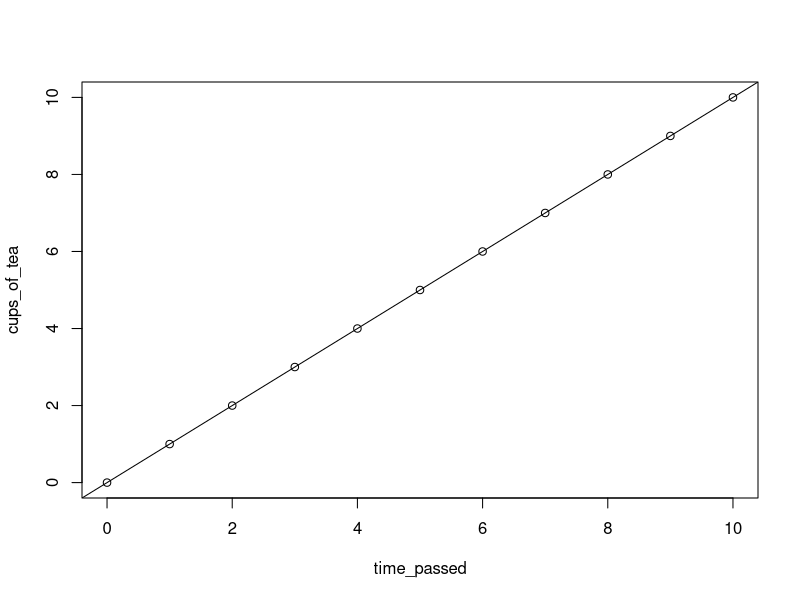
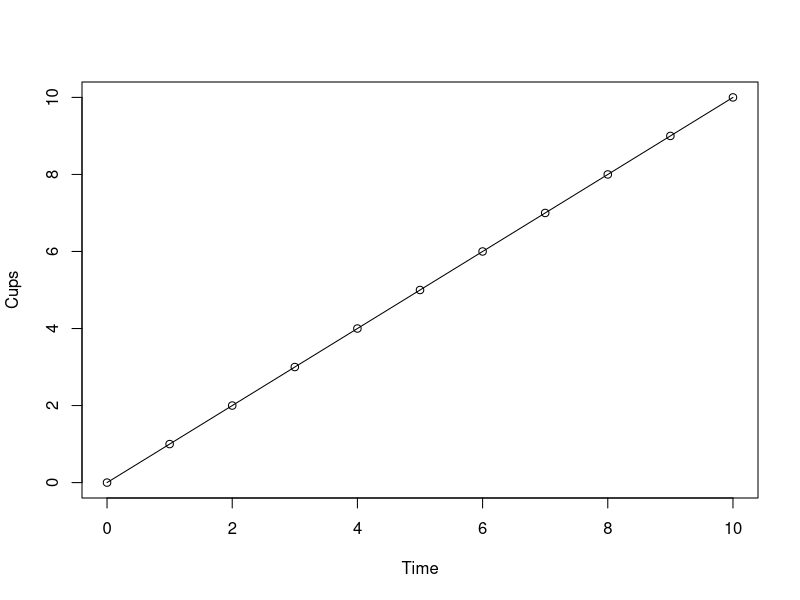
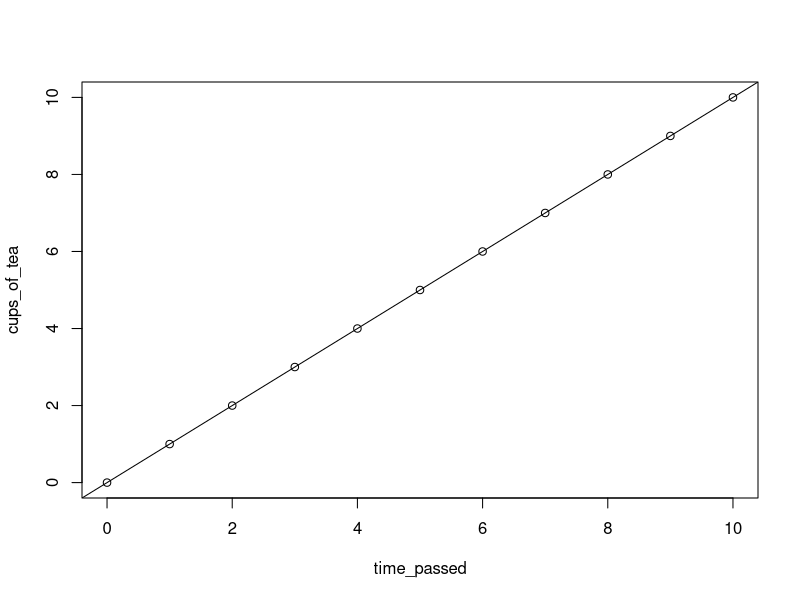
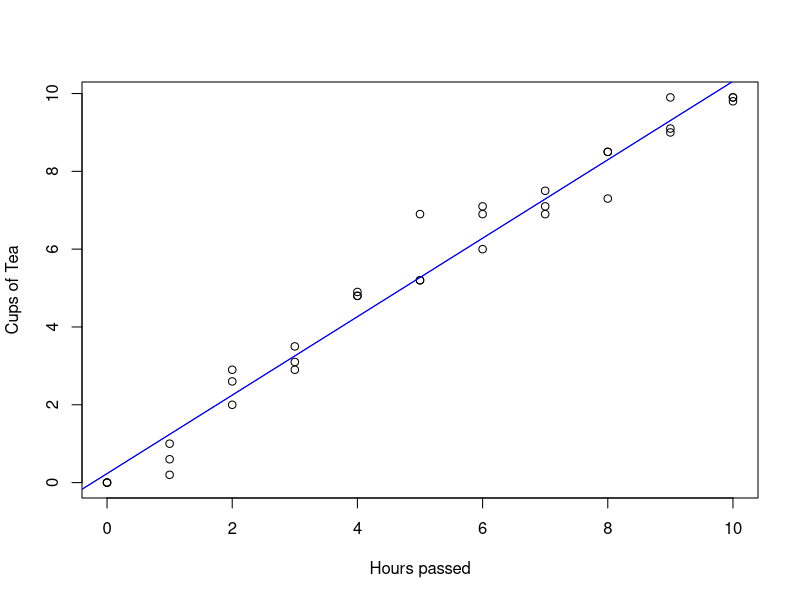
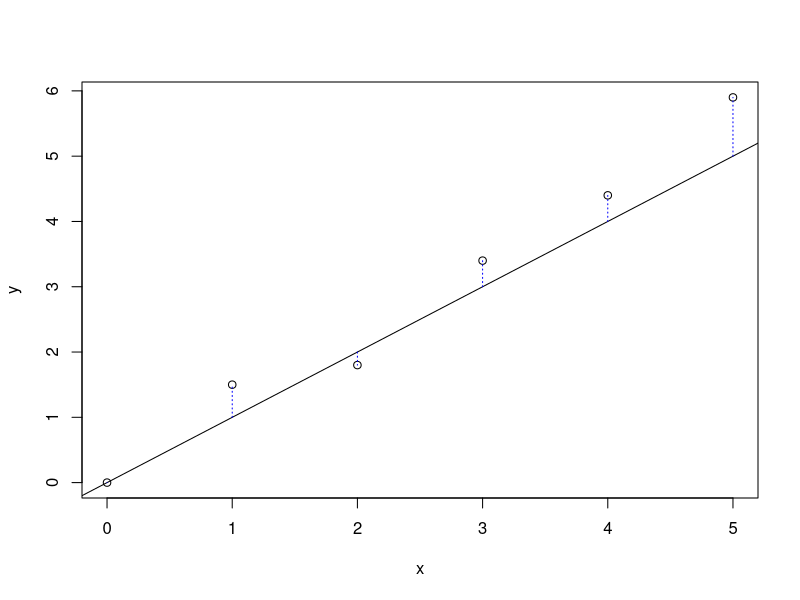
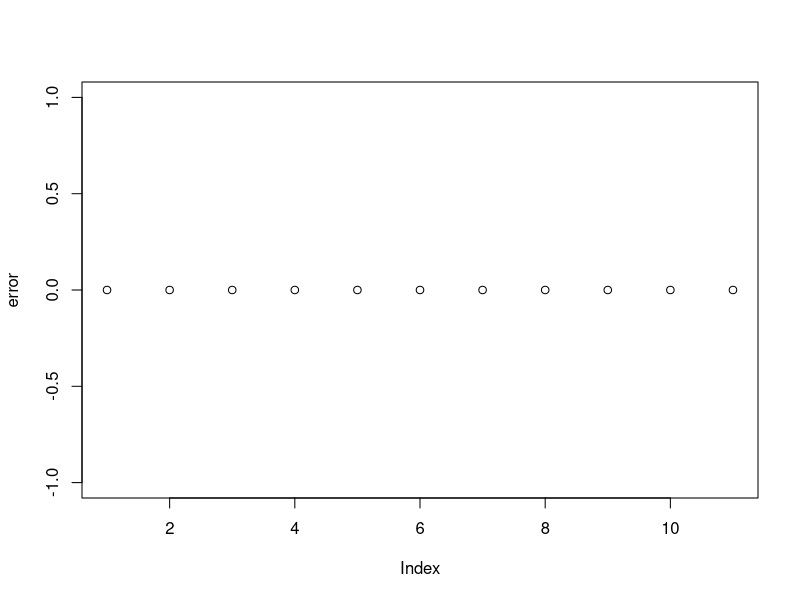
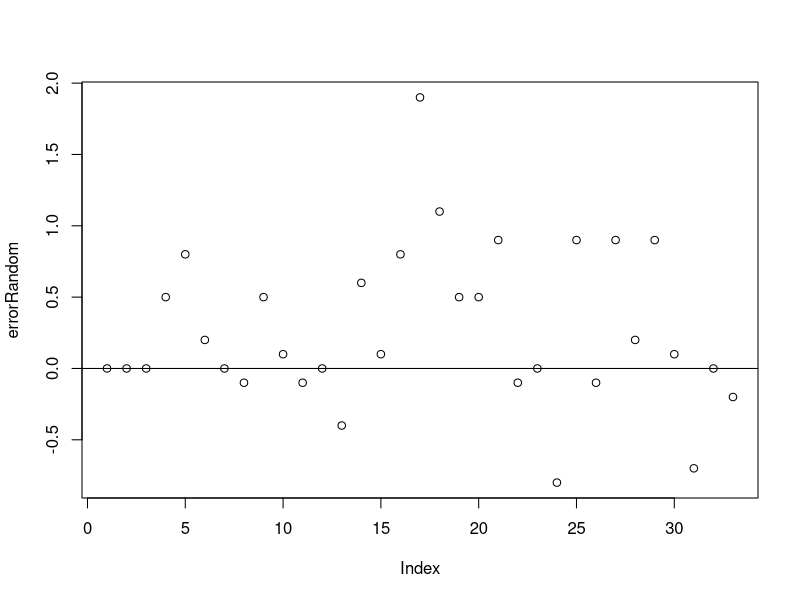
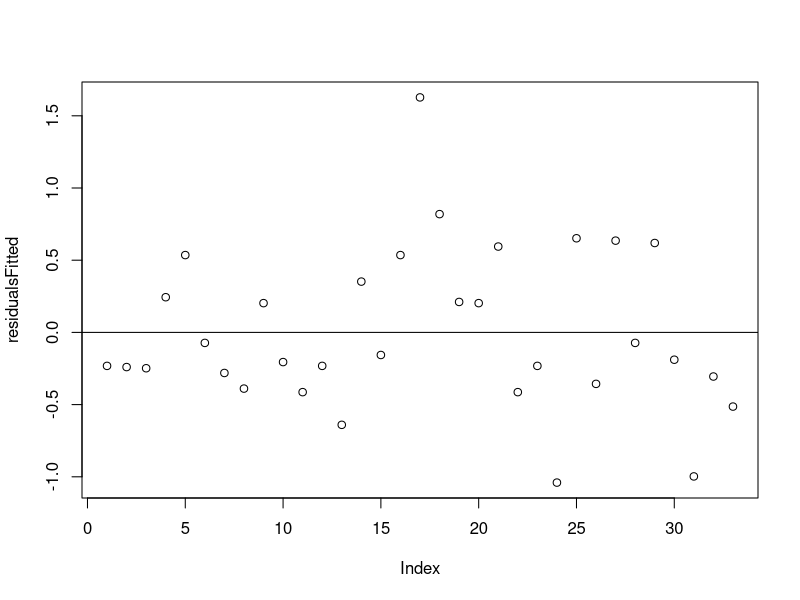

These figures' R source, in order:
  #############################################################
  ##---------------------------------------------------------##
  ##                Inferential statistics II -              ##
  ##         Linear regression via the linear least          ##
  ##                      square method                      ##
  ##                        R - Script                       ##
  ##            by Steffen Schwerdtfeger 05.2022             ##
  ##---------------------------------------------------------##
  #############################################################
  
  #######################################################################
  # 2.1 Linear functions - idealized linear relations between variables #
  #######################################################################
  
  ### Synthetic Data Set I - Tea/Time
  
  # Variables 
  
  # time_passed = indep. = y-axis 
  time_passed = c(0:10)    # 0:10 = 0 to 10 = c(1,2,3,4 … 10)
  
  # cups_of_tea = dep. = x-axis
  cups_of_tea = c(0:10)
  
  # Let us plot our data points 
  plot(x = time_passed, y = cups_of_tea)
  
  # Calculating the slope, directly via the objects of the variables
  # that we used above already. The [] are used to call a certain value of the 
  # vector, i.e., element 1 of an object is object[1] etc. If this is too 
  # abstract, check on the whole object again and play around a little by 
  # adding [] with and without values to the object.
  beta = (cups_of_tea[2]-cups_of_tea[1])/(time_passed[2]-time_passed[1]) 
  
  # Alternative via defining the points represented as 
  # vectors P = c(x,y), first.           # row x y
  P1 = c(time_passed[1],cups_of_tea[1])  # [1] 0 0
  P2 = c(time_passed[2],cups_of_tea[2])  # [1] 1 1
  
  # Note that here [] refers to the vector list element of P now, not the 
  # vector list of our data for x and y!
  beta = (P2[2]-P1[2])/(P2[1]-P1[1])  
  
  # We can add a line representing y = a + bx
  # to our plot. The line crosses the y-axis 
  # at 0 (a = 0), as we are starting with 
  # y = 0 at x = 0.
  # a(lpha) = 0, b(eta) = 1
  abline(a = 0, b = 1)
  
  # Define function f(x) = 0 + x * 1 = x.
  f = function(x)(x)
  
  plot(y = f(0:10), x = 0:10, type = "l", ylab = "Cups", xlab = "Time")
  points(0:10,0:10) # add data points to plot
  
  # Example parabola function:
  g = function(x)(x^2)
  g(2) # = 4
  
  # Using lm() to evaluate alpha (intercept) and beta of x.
  # Formula: lm(y~x), saying: a linear model of y (dep.) in 
  # conditional relation (~) to x (indep.).Note that ~ can 
  # also be read as proportional which we will get into in 
  # Inf. Stat. III:
  lm(cups_of_tea~time_passed)
  
  # The result in the console will look like this:
  # CONSOLE OUTPUT (DO NOT EXECUTE)
  
  # Call:
  # lm(formula = cups_of_tea ~ time_passed)
  
  # Coefficients:
  # (Intercept)  cups_of_tea  
  #  1.071e-15    1.000e+00 
  #       α		       β
  
  # Note that one can now also add the line to a plot of data points via:
  plot(x = time_passed, y = cups_of_tea) 
  abline(lm(cups_of_tea~time_passed)) # does not work with plot(f(0:10)...)
  
  
  #############################################################################
  # 2.2 Obtaining a linear model from non-idealized data sets using lm() only #
  #############################################################################
  
  ### Synthetic Data Set II -- Tea/Time
  
  # Cups of tea each h, from 0h:10h 
  # These are just random points I chose, this time slightly 
  # deviating from our linear sequence of 0:10, where the 
  # numerical gradient, difference between each step of time, 
  # was always 1 - linear by itself. The data will represent three
  # measurements of 0h to 10h each. No worries, you will soon 
  # get a proper overview over the data below:
  
  # Cups of Tea: 
  cups = c(0,  1, 2,   3.5, 4.8, 5.2, 6,   6.9, 8.5, 9.1, 9.9, # run 1
           0, .6, 2.6, 3.1, 4.8, 6.9, 7.1, 7.5, 8.5, 9.9, 9.9, #     2
           0, .2, 2.9, 2.9, 4.9, 5.2, 6.9, 7.1, 7.3, 9,   9.8) #     3
  # Time passed for each run of measurements (cups), abbreviated:
  time = c(0:10,0:10,0:10)
  
  # With the cbind(), i.e., the column bind function,
  # we can combine our two vectors, resulting in 
  # something more of a data table (class of
  # that object is actually a combination of a 
  # matrix and an array; see BEM R-Basic Tutorial).
  # We will then convert the result of cbind()
  # and turn it into an object of the class 
  # data frame. There are also other ways, such 
  # as just using y = cups and x = time within the 
  # function lm(). I chose the following, as a proper
  # data table should be a more familiar and less 
  # abstract format to you. It is also a good chance 
  # to learn about the circumstance that not every 
  # object class is compatible with every function,
  # often resulting in enigmatic errors in the console.
  # You can evaluate the class of an object via class(object).
  
  # What we get below is a data table, where each
  # row represents a possible relation between
  # the number of cups and the amount of time 
  # that has passed. The number on the left
  # just represents the number of elements as row number.
  data_table = as.data.frame(cbind(cups,time))
  data_table

    # Let's plot our data points
  plot(x=data_table$time, y=data_table$cups, 
       ylab = "Cups of Tea", xlab= "Hours passed")
  
  # We can use the lm() function again to gain 
  # a simple fitted linear model between time and cups.
  # As mentioned, we could just use:
  linear_model = lm(cups ~ time)
  
  # or the following, using $ to refer to a
  # name of a column:
  linear_model = lm(data_table$cups ~ data_table$time)
  
  # OUTPUT CONSOLE – Do note execute
  # lm(formula = cups ~ time)
  
  # Coefficients:
  # (Intercept)         cups  
  #    0.2318          1.0082
  #      α		            β
  
  # Add linear model to plot:
  abline(linear_model, col = "blue")
  # or again via:
  abline(a = 0.2318, b = 1.0082, col = "blue")
 
  

  ##########################
  # 2.3 Errors / Residuals #
  ##########################
  
  
  # Example residuals plot:
  # x = indep. var.; y = dep. var.
  x = c(0:5); y = c(0,1.5,1.8,3.4,4.4,5.9)
  
  # Our guessed function:
  f = function(x)(x)
  
  # Calculate errors (here x and y refer to the above data vectors!):
  error = y-f(x) 
  # Console output of the object "error", entailing the elements 0-5:
  # [1]  0.0  0.5 -0.2  0.4  0.4  0.9
  
  # Plot of our data points:
  plot(x=x,y=y)
  
  # Plot of our guessed function:
  abline(a=0,b=1)
  
  # Adds lines representing the residuals, i.e., the error between our 
  # "guessed function" and the actual data points, drawn along the y-axis.
  # x0 is the x-coordinate of the start of the line and x1 the x-coordinate 
  # of the end of the dotted line (lty=3):
  segments(x0=x,y0=f(x), x1= x, y1=y, lty =3, col = "blue")
  
  ###########################################################
  # Let us check on the residuals of our idealized
  # model. Following the plain math:
  error = (cups_of_tea-time_passed) # here f(x) = x = time_passed
  sumError  = sum(error)
  sumError2 = sum(error^2)
  
  # Using lm() and residuals() of our idealized model:
  idealized = lm(cups_of_tea~time_passed) 
  residuals_fun = residuals(idealized) # all basically 0 values
  
  # Checks for (near) equality of the result of the function
  # residuals() with our object "error" we got via the plain math 
  # (change object class of residuals_fun to make it work):
  all.equal(error, as.numeric(residuals_fun))
  
  # Let us plot our error / residuals
  plot(error) 
  
  
  ######################################################
  # The same just with our second synthetica data set:
  # Our idealized function will be our first random
  # guess for a possible function for the points of 
  # our second synthetic data set. From there we will 
  # evaluate the errors between the actual points and 
  # the y-value of our random function:
  lmRandom = function(x) (x) 
  
  # These are the errors we still have to minimize
  errorRandom = (data_table$cups-lmRandom(data_table$time))
  sumErrorRan  = sum(errorRandom)
  sumErrorRan2 = sum(errorRandom^2)
  plot(errorRandom)
  # adds (h)orizontal line at y-axis = error = 0 (:= no error)
  abline(h=0)
  
  # This is our fitted model function
  lmFitted = function(x) (0.2318+1.0082*x)
  
  # These are the errors / residuals that are already fitted
  # In other words: this is where we want to get to.
  errorFitted = (data_table$cups-lmFitted(data_table$time))
  
  # The function residuals() does the same with our model
  residualsFitted = residuals(lm(data_table$cups~data_table$time))
  sumErrorFit  = sum(errorFitted)
  sumErrorFit2 = sum(errorFitted^2)
  plot(residualsFitted)
  abline(h=0)
  
  # Let us check if our method delivers same results as 
  # the function residual():
  all.equal(errorFitted, as.numeric(residualsFitted)) 
  # [1] "Mean relative difference: 0.0001735146" = neglectable difference
  
  
  ###########################################################################
  # 2.4.1 Brief excurse on evaluating the min./max. in a parabola function  #
  ###########################################################################
  
  # Defining our function g(x) = x^2 + x + 2
  g = function(x) (x^2+x+2)
  
  # Plot g(x)
  plot(g, xlim = c(-5,5), ylim=c(-1,10), asp=1 )
  abline(h=0, v=0)
  
  # Derivative g'(x) of g(x)
  gdev = function(x) (2*x + 1)
  
  # Evaluate if minimum or maximum is given (none if below = 0)
  # a) Input neg. and pos. test values 
  # b) Output: changes from negativ to positive => maximum is given,
  #            else a minimum is given (i.e., when input == output)
  gdev(-Inf);gdev(+Inf) # Minimum is given
  
  # Add derivative function (it crosses x at our xMin!)
  # Here we graphically see that x refers to both g’(x) and g(x)
  # g’(x)=2*x+1 
  abline(a=1,b=2) # adds our linear function to plot
  
  # Setting g'(x) to zero, to get the x coordinate of that minimum
  # which has a slope of zero.
  # g'(x) = 2*x + 1
  #   0   = 2*x + 1
  # -2x   =     1
  xMin = solve(-2,1)
  #   x   =   -.5
  
  # Let's check if this is true, since g'(.5) = 0
  # In other words: the slope at g(-.5) is zero
  gdev(xMin) == 0   # [1] TRUE 
  
  g(xMin)# y of minimum
  points(x = xMin, y = g(xMin))
  # P(-.5| 1.75)
  
  # Add vertical line at x = -.5
  segments(x0=-.5,y0=0, x1=-.5,y1=g(-.5), col="darkgreen", lty = 3)
  

  #################################################################################
  # 2.4.2 How to obtain the partial deriv. and the diff. between del, d and delta #
  #################################################################################

  # Let us check for the slope at our 
  # previously evaluated minimum P(-.5|1.75) using
  # a differential equation of the ordinary kind:
  
  # Intuitively the below does not work when approaching
  # limit to 0 difference, as it always means 0 divided by 0.
  # We therefore have to add a tiny term into our calculation:
  
  # Output using different x  =>     x  = x +.1       x = x +.001
  betaNumerator = (g(-.5+.1)-g(-.5)) # 0.01           1e-06 
  betaDenominator = ((-.5+.1)+.5)    # 0.1            1e-03 = 0.001
  betaNumerator/betaDenominator      # 0.1            1e-03 = 0.001
  
  # This could be coincidental, so let us check with any
  # other value of x we choose:
  
  # Choose a value for x
  xTest = 1
  
  # With an added value of 1e-7 to our chosen x, R outputs
  # a rounded value for the slope, which is here eqivalent 
  # to gedev(x). Using 1e-12 leads to false values and at 
  # some point you will get a NaN (Not a Number), as the 
  # precision is not high enough (there are ways, but it
  # is not important for us now).
  # Using g(x) from above:
  g = function(x) (x^2+x+2)
  betaTest = (g(xTest+1e-7)-g(xTest))/((xTest+1e-7)-xTest)
  betaTest # xTest = 1 => beta = 3
  
  # There is still a slight difference left though 
  # (not the case with, e.g., xTest = 9):
  gdev = function(x) (2*x + 1)
  all.equal(betaTest,gdev(xTest))
  
  
  
  ###################################################################################################################
  # 2.4.3 Setting partial derivatives to zero and how to rearrange its equations to represent a system of equations #
  ###################################################################################################################
  
  
  # For a better overview, we will rename our data_table objects
  x = data_table$time; y = data_table$cups
  
  # Define a and b as 1 each, to hold for the abstraction we
  # need for the solve() function: 
  # Note ";" marks a new line (delimitter)
  a = 1; b = 1
  
  # Left side of the system of equations:
  left_a_r1c1 = sum(a*length(x)); left_b_r1c2 = b*sum(x) ; 
  left_a_r2c1 = a*sum(x)        ; left_b_r2c2 = b*sum(x^2) 
  
  # Right-hand side of our system of equations: 
  right_r1c1 = sum(y)
  right_r2c1 = sum(x*y)
  
  
  ##############################################################
  # 2.4.4 Approaching results: Solving our system of equations #
  ##############################################################
  
  
  # Bringing the factor outside of the sum: 
  2*sum(1:6) == sum(2*1:6)
  
  #### System of equations: FURRY EXERCISE 
  
  # Set up two elements, so that we can solve an
  # equation in the form: left = right
  left = matrix(c(1,1,
                  -1,1), ncol = 2, byrow = TRUE)
  right = matrix(c(15,7), ncol = 1, byrow = TRUE)
  
  # Use the solve function to solve the system of
  # equations. It outputs a vector list = c(x,y)
  ResultXY = solve(left,right)
  
  
  ###############################################################################
  # 3 Replicating the math in R and how to write your own linear model function #
  ###############################################################################
  
  # Go-go-gadgeto linear_least_square!!!!
  # Replication of the lm() function:
  linear_least_square = function (x,y){ ### Start of function
  
    # Linear least square method:
    
    # Our PDE goes as follows:
    # Error2(a,b) = sum(y-f(x))^2 = sum(y-a-bx)^2  
    # We have been to the part where we rearranged 
    # the whole equation to resemble a system of 
    # equations, such that we can abbreviate the code. 
    # To do so we define a and b, due to an abstraction 
    # of linear algebra in R, when using the function solve().
    a = 1; b = 1 
    
    # Below you will find our rearranged system of equations 
    # in the form of a matrix (left side) and a vector (right 
    # side of the equation). We will use these objects as input 
    # for our solve(left,right) function. 
    
    # From (DO NOT EXECUTE, just formally):
    #   sum(a*length(x)) + b*sum(x)     = sum(y)
    #       a*sum(x)     + b*sum(x^2)   = sum(x*y)
    
    # To get the above set for solving a system of linear 
    # equations we will create objects of the parts of the 
    # above and then fit them into a matrix and a vector.
    
    left_a_r1c1 = sum(a*length(x)); left_b_r1c2 = b*sum(x) ; 
    left_a_r2c1 = a*sum(x)        ; left_b_r2c2 = b*sum(x^2) 
    
    right_r1c1 = sum(y)
    right_r2c1 = sum(x*y)
    
    # Now we will set up the above as matrix (left) and 
    # vector (right) objects:
    left = matrix(c(left_a_r1c1  ,  left_b_r1c2,
                    left_a_r2c1  ,  left_b_r2c2), 
                            ncol=2, nrow=2, byrow = TRUE)
    
    right = c(right_r1c1, right_r2c1)
    
    # Now we can solve our system of equations via:
    Result = solve(left,right)
    
    # Fitted function:
    lmFitted = function(x) (Result[1]+Result[2]*x)
    SumError2fitted =  sum((y-lmFitted(x))^2)
    
    # In order to get a nice looking output, we will use the cat() function. 
    # The cat() function concatenates elements of any
    # kind, such as text and our result values. Use "\n"
    # for a line break, and "\t" for the tab seperator.
    # We also have to apply a trick, to get the
    # name of the input object into our console output
    # using deparse(substitute(x)):
    
    cat(" Linear least square method in R","\n","\n",
        "Independent variable:", "\t", deparse(substitute(x)),"\n", 
        "Dependent   variable:", "\t", deparse(substitute(y)),"\n","\n",
        "alpha", "\t",Result[1],"\n",
        "beta","\t",Result[2], "\t","SumR2", "\t", SumError2fitted) 
    
    # Let us also plot our results:
    # We will also use deparse(substitute(x)) for the 
    # labels of our plot axes.
    plot(x=x,y=y, ylab = deparse(substitute(y)),       
                  xlab = deparse(substitute(x)))
    abline(a=Result[1], b=Result[2], col = "darkblue")
    
  } #### End of function
  
  # Let's see what our function can do: 
  linear_least_square(data_table$time, data_table$cups)
  
  # OUTPUT:
  #  Linear least square method in R 
  #
  #  Independent variable: 	 data_table$time 
  #  Dependent   variable: 	 data_table$cups 
  #
  #  alpha 	 0.2318182 
  #  beta 	 1.008182 	 SumR2 	 9.703364
  
  # With our idealized data set:
  linear_least_square(time_passed, cups_of_tea)
  
  # Compare with the regular old lm() function:
  lm(data_table$cups~data_table$time)

  
  
  
